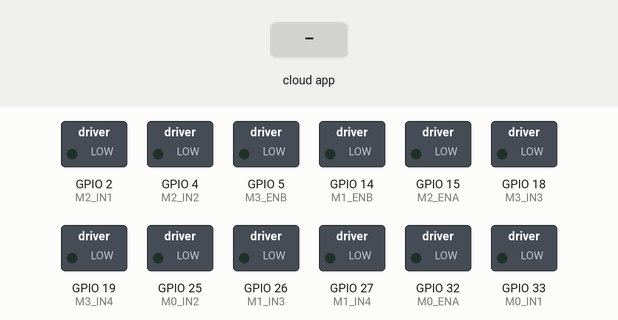
Simulated run of this program. Board: ESP32. Shown: switched loads named in the program (green lamp = pin HIGH). The inputs (shaded band) are chosen by the test bench. The ROS host is connected and sends only what is stated; what the program prints to the serial monitor is not drawn.

Above: at 2.7 s.
2.8 s: the phone or cloud app sets linear.x to -100
At 3.1 s:
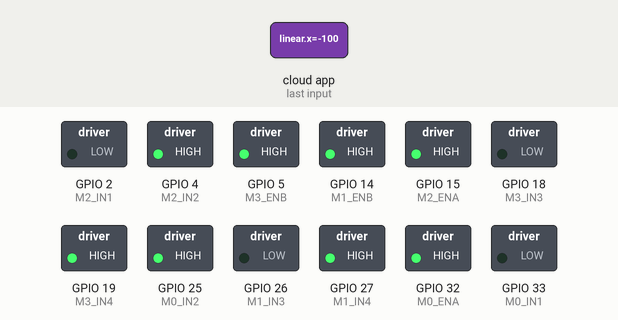
4.8 s: the phone or cloud app sets angular.z to -100
At 5.2 s:
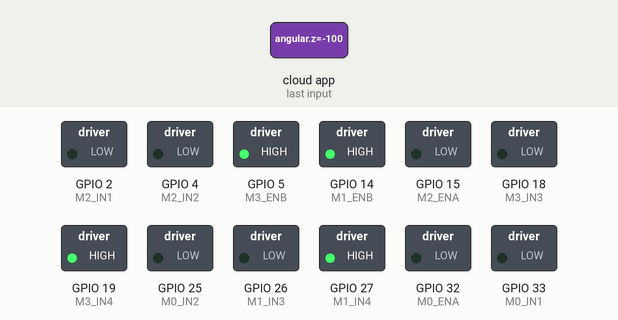
6.8 s: the phone or cloud app sets linear.x to 0
At 7.2 s:
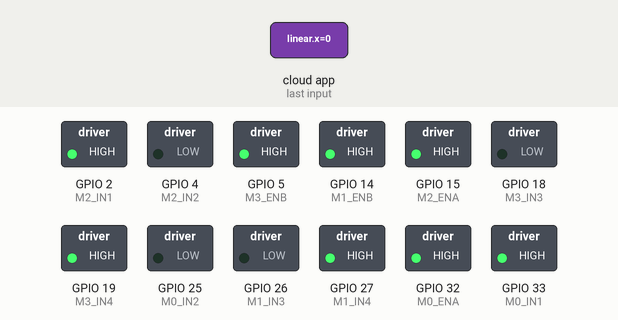
8.8 s: the phone or cloud app sets angular.z to 100
At 9.2 s:
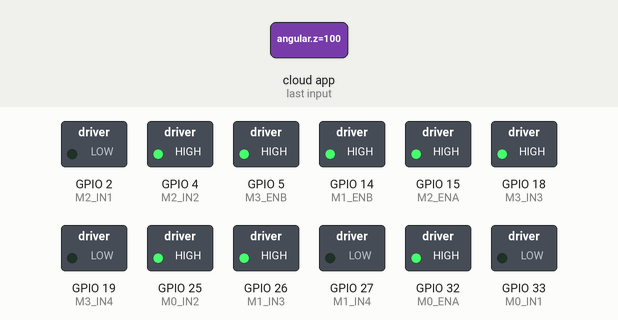
10.8 s: the phone or cloud app sets linear.x to 100
At 11.2 s:
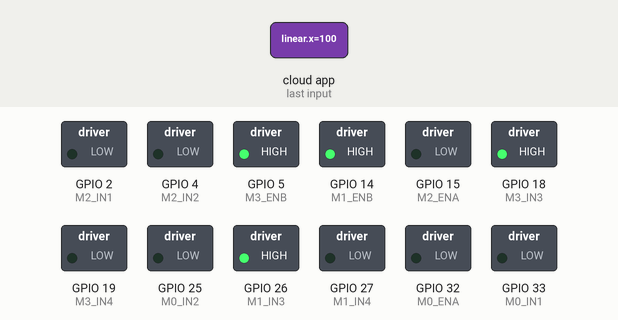
12.8 s: the phone or cloud app sets angular.z to 0
At 13.1 s:
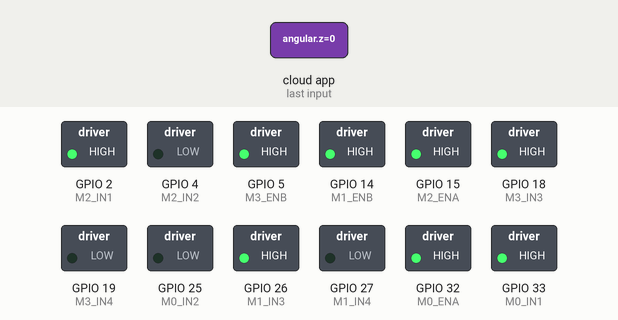
Timing chart, 0 to 15.8 s (numbered marks = the images above; inputs shaded):
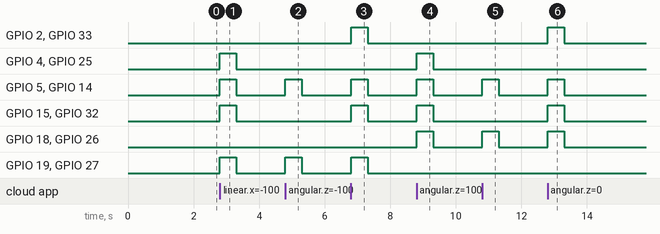

Measured:
- after the input at 2.8 s, GPIO 4 (M2_IN2), GPIO 5 (M3_ENB), GPIO 14 (M1_ENB), GPIO 15 (M2_ENA), GPIO 19 (M3_IN4), GPIO 25 (M0_IN2), GPIO 27 (M1_IN4), GPIO 32 (M0_ENA): LOW → HIGH at once, → LOW 0.50 s later
- after the input at 4.8 s, GPIO 5 (M3_ENB), GPIO 14 (M1_ENB), GPIO 19 (M3_IN4), GPIO 27 (M1_IN4): LOW → HIGH at once, → LOW 0.50 s later
- after the input at 6.8 s, GPIO 2 (M2_IN1), GPIO 5 (M3_ENB), GPIO 14 (M1_ENB), GPIO 15 (M2_ENA), GPIO 19 (M3_IN4), GPIO 27 (M1_IN4), GPIO 32 (M0_ENA), GPIO 33 (M0_IN1): LOW → HIGH at once, → LOW 0.50 s later
- after the input at 8.8 s, GPIO 4 (M2_IN2), GPIO 5 (M3_ENB), GPIO 14 (M1_ENB), GPIO 15 (M2_ENA), GPIO 18 (M3_IN3), GPIO 25 (M0_IN2), GPIO 26 (M1_IN3), GPIO 32 (M0_ENA): LOW → HIGH at once, → LOW 0.50 s later
- after the input at 10.8 s, GPIO 5 (M3_ENB), GPIO 14 (M1_ENB), GPIO 18 (M3_IN3), GPIO 26 (M1_IN3): LOW → HIGH at once, → LOW 0.50 s later
- after the input at 12.8 s, GPIO 2 (M2_IN1), GPIO 5 (M3_ENB), GPIO 14 (M1_ENB), GPIO 15 (M2_ENA), GPIO 18 (M3_IN3), GPIO 26 (M1_IN3), GPIO 32 (M0_ENA), GPIO 33 (M0_IN1): LOW → HIGH at once, → LOW 0.50 s later

The program:

main.cpp
```cpp
#include <Arduino.h>
#include <micro_ros_platformio.h>

#include <rcl/rcl.h>
#include <rclc/rclc.h>
#include <rclc/executor.h>
#include <geometry_msgs/msg/twist.h>

// --- OBJETOS MICRO-ROS ---
rcl_subscription_t subscriber;
geometry_msgs__msg__Twist msg;
rclc_executor_t executor;
rclc_support_t support;
rcl_allocator_t allocator;
rcl_node_t node;
rcl_init_options_t init_options;
bool micro_ros_connected = false;
unsigned long last_msg_time = 0;

// ==========================================
// CONFIGURACIÓN DE PINES (DRIVER 1 - TRASERO)
// ==========================================
// Motor 0 (Trasero Izquierda)
#define M0_ENA 32
#define M0_IN1 33
#define M0_IN2 25

// Motor 1 (Trasero Derecha)
#define M1_IN3 26
#define M1_IN4 27
#define M1_ENB 14

// ==========================================
// CONFIGURACIÓN DE PINES (DRIVER 2 - FRONTAL)
// ==========================================
// Motor 2 (Frontal Izquierda) - Pines sugeridos
#define M2_ENA 15
#define M2_IN1 2
#define M2_IN2 4

// Motor 3 (Frontal Derecha) - GPIOs confiables (cambiado de 16/17 por problemas)
#define M3_IN3 18 // GPIO confiable (era 16 RX2)
#define M3_IN4 19 // GPIO confiable (era 17 TX2)
#define M3_ENB 5  // Sin cambios

// CONFIGURACIÓN PWM (Velocidad)
const int freq = 1000;
const int resolution = 8; // 0-255
// Canales PWM (Uno para cada pin Enable)
const int ch_M0 = 0;
const int ch_M1 = 1;
const int ch_M2 = 2;
const int ch_M3 = 3;

// ==========================================
// FUNCIÓN MAGISTRAL: CONTROL INDIVIDUAL
// ==========================================
/**
 * id: 0=TrasIzq, 1=TrasDer, 2=FrontIzq, 3=FrontDer
 * speed: de -1.0 (máxima atrás) a 1.0 (máxima adelante). 0.0 es paro.
 */
void controlar_motor(int id, float speed) {

  // 1. Convertir float (-1 a 1) a PWM (0 a 255)
  int pwm_value = fabs(speed) * 255;
  if (pwm_value > 255) pwm_value = 255;

  // Umbral mínimo para evitar zumbidos (deadzone)
  if (pwm_value < 20) {
    pwm_value = 0;
    speed = 0;
  }

  // Variables para los pines a usar
  int pin_in1, pin_in2, canal_pwm;

  // Asignación de pines según el ID del motor
  switch(id) {
    case 0: pin_in1 = M0_IN1; pin_in2 = M0_IN2; canal_pwm = ch_M0; break;
    case 1: pin_in1 = M1_IN3; pin_in2 = M1_IN4; canal_pwm = ch_M1; break;
    case 2: pin_in1 = M2_IN1; pin_in2 = M2_IN2; canal_pwm = ch_M2; break;
    case 3: pin_in1 = M3_IN3; pin_in2 = M3_IN4; canal_pwm = ch_M3; break;
    default: return; // ID incorrecto
  }

  // 2. Lógica de Dirección (H-Bridge)
  if (speed > 0) {
    // Hacia ADELANTE
    digitalWrite(pin_in1, HIGH);
    digitalWrite(pin_in2, LOW);
  }
  else if (speed < 0) {
    // Hacia ATRÁS
    digitalWrite(pin_in1, LOW);
    digitalWrite(pin_in2, HIGH);
  }
  else {
    // PARADO (Freno)
    digitalWrite(pin_in1, LOW);
    digitalWrite(pin_in2, LOW);
  }

  // 3. Aplicar Velocidad al canal PWM correspondiente
  ledcWrite(canal_pwm, pwm_value);
}

// ==========================================
// CALLBACK ROS: CINEMÁTICA MECANUM X-DRIVE
// ==========================================
void subscription_callback(const void * msgin) {
  const geometry_msgs__msg__Twist * msg = (const geometry_msgs__msg__Twist *)msgin;
  last_msg_time = millis(); // Resetear watchdog

  // Recogemos los inputs del mando/nav
  float x = msg->linear.x;  // Avanzar/Retroceder
  float y = msg->linear.y;  // Desplazamiento Lateral (Strafe) -> OMNI/MECANUM
  float z = msg->angular.z; // Giro

  // Cinemática Mecanum X-Drive (igual que RoboRescue)
  float speed_fl = x - y - z; // Frontal Izq (Motor 2)
  float speed_fr = x + y + z; // Frontal Der (Motor 3)
  float speed_rl = x + y - z; // Trasera Izq (Motor 0)
  float speed_rr = x - y + z; // Trasera Der (Motor 1)

  // Normalizar si alguna velocidad supera 1.0 (para no perder proporción)
  float max_val = max(fabs(speed_fl), max(fabs(speed_fr), max(fabs(speed_rl), fabs(speed_rr))));
  if (max_val > 1.0) {
    speed_fl /= max_val;
    speed_fr /= max_val;
    speed_rl /= max_val;
    speed_rr /= max_val;
  }

  // Enviamos a cada motor individualmente
  controlar_motor(2, speed_fl); // Frontal Izq
  controlar_motor(3, speed_fr); // Frontal Der
  controlar_motor(0, speed_rl); // Trasera Izq
  controlar_motor(1, speed_rr); // Trasera Der
}

void setup() {
  Serial.begin(115200);
  delay(1000);

  Serial.println("========================================");
  Serial.println("   INICIANDO ESP32 CASA - MECANUM");
  Serial.println("========================================");

  // PASO 1: Configurar pines de dirección como OUTPUT y ponerlos en LOW
  // Driver 1 (Trasero)
  pinMode(M0_IN1, OUTPUT); digitalWrite(M0_IN1, LOW);
  pinMode(M0_IN2, OUTPUT); digitalWrite(M0_IN2, LOW);
  pinMode(M1_IN3, OUTPUT); digitalWrite(M1_IN3, LOW);
  pinMode(M1_IN4, OUTPUT); digitalWrite(M1_IN4, LOW);
  // Driver 2 (Frontal)
  pinMode(M2_IN1, OUTPUT); digitalWrite(M2_IN1, LOW);
  pinMode(M2_IN2, OUTPUT); digitalWrite(M2_IN2, LOW);
  pinMode(M3_IN3, OUTPUT); digitalWrite(M3_IN3, LOW);
  pinMode(M3_IN4, OUTPUT); digitalWrite(M3_IN4, LOW);

  // PASO 2: Configurar PWM para los pines ENA/ENB
  // Driver 1
  ledcSetup(ch_M0, freq, resolution); ledcAttachPin(M0_ENA, ch_M0);
  ledcSetup(ch_M1, freq, resolution); ledcAttachPin(M1_ENB, ch_M1);
  // Driver 2
  ledcSetup(ch_M2, freq, resolution); ledcAttachPin(M2_ENA, ch_M2);
  ledcSetup(ch_M3, freq, resolution); ledcAttachPin(M3_ENB, ch_M3);

  // PASO 3: Asegurar PWM en 0
  ledcWrite(ch_M0, 0);
  ledcWrite(ch_M1, 0);
  ledcWrite(ch_M2, 0);
  ledcWrite(ch_M3, 0);

  Serial.println("✅ Hardware configurado");
  delay(500);

  // ============================================================
  // CONFIGURACIÓN MICRO-ROS CON DOMAIN ID Y NAMESPACE
  // ============================================================

  // Configurar transporte micro-ROS
  set_microros_serial_transports(Serial);

  // Inicialización Micro-ROS
  Serial.println("\nInicializando Micro-ROS...");
  allocator = rcl_get_default_allocator();

  // 1. Inicializar las opciones de init
  init_options = rcl_get_zero_initialized_init_options();
  rcl_init_options_init(&init_options, allocator);

  // 2. CONFIGURAR DOMAIN ID = 17 (igual que RPI y laptop)
  Serial.println("📡 Configurando ROS_DOMAIN_ID = 17");
  rcl_init_options_set_domain_id(&init_options, 17);

  // 3. Inicializar rclc_support CON las opciones configuradas
  rclc_support_init_with_options(&support, 0, NULL, &init_options, &allocator);

  // 4. Inicializar nodo CON namespace 'roborescue'
  const char * node_name = "esp32_casa_mecanum";
  const char * node_namespace = "roborescue";

  Serial.print("🤖 Inicializando nodo: ");
  Serial.print(node_namespace);
  Serial.print("/");
  Serial.println(node_name);

  rclc_node_init_default(&node, node_name, node_namespace, &support);

  // 5. Suscribirse al topic /roborescue/cmd_vel
  rclc_subscription_init_default(
    &subscriber, &node,
    ROSIDL_GET_MSG_TYPE_SUPPORT(geometry_msgs, msg, Twist),
    "cmd_vel");

  rclc_executor_init(&executor, &support.context, 1, &allocator);
  rclc_executor_add_subscription(&executor, &subscriber, &msg, &subscription_callback, ON_NEW_DATA);

  Serial.println("========================================");
  Serial.println("   ✅ MICRO-ROS INICIADO CORRECTAMENTE");
  Serial.println("========================================");
  Serial.print("   Domain ID: 17\n");
  Serial.print("   Namespace: roborescue\n");
  Serial.print("   Esperando en: /roborescue/cmd_vel\n");
  Serial.println("========================================\n");
}

void loop() {
  // Ejecutar ROS
  rclc_executor_spin_some(&executor, RCL_MS_TO_NS(100));

  // SAFETY: Si no llegan comandos en 0.5s, parar todo
  if (millis() - last_msg_time > 500) {
    controlar_motor(0, 0); // Trasera Izq
    controlar_motor(1, 0); // Trasera Der
    controlar_motor(2, 0); // Frontal Izq
    controlar_motor(3, 0); // Frontal Der
  }
}
```
